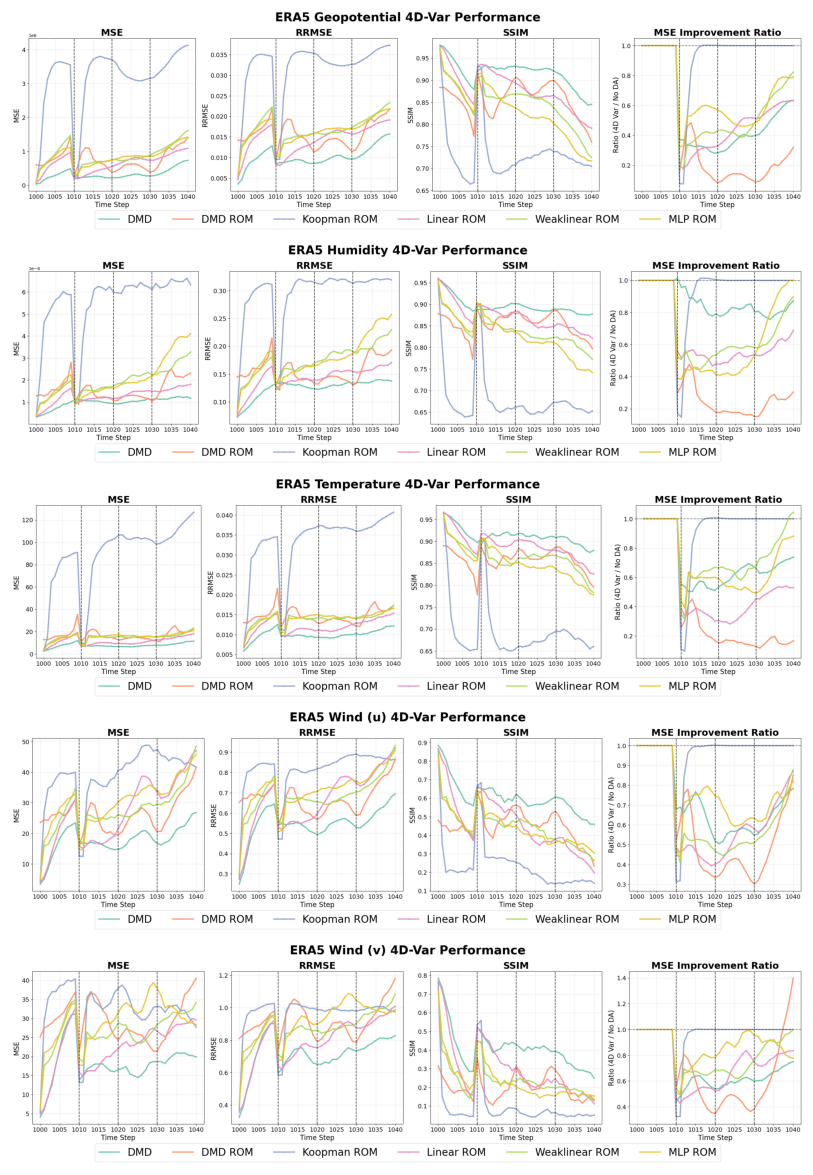

This chart was generated by the following Python code:
import matplotlib.pyplot as plt
import matplotlib.image as mpimg
import numpy as np

fig_save_path = '../../results/Comparison/figures/'

# 读取图片
img1 = mpimg.imread('../../results/Comparison/figures/era5_Geopotential_4dvar_comparison.png')
img2 = mpimg.imread('../../results/Comparison/figures/era5_Humidity_4dvar_comparison.png')
img3 = mpimg.imread('../../results/Comparison/figures/era5_Temperature_4dvar_comparison.png')
img4 = mpimg.imread('../../results/Comparison/figures/era5_U_wind_4dvar_comparison.png')
img5 = mpimg.imread('../../results/Comparison/figures/era5_V_wind_4dvar_comparison.png')

# 定义一个裁剪函数，默认裁掉底部 20%
def crop_bottom(img, ratio=0.2):
    h = img.shape[0]
    crop_h = int(h * (1 - ratio))
    return img[:crop_h, :, :]

crop = 0.0

# 对前四张图裁剪
img1_cropped = crop_bottom(img1, crop)
img2_cropped = crop_bottom(img2, crop)
img3_cropped = crop_bottom(img3, crop)
img4_cropped = crop_bottom(img4, crop)

# 不裁剪最后一张
img5_cropped = img5  

# 拼图
fig, axes = plt.subplots(5, 1, figsize=(11, 15))

images = [img1_cropped, img2_cropped, img3_cropped, img4_cropped, img5_cropped]

for ax, img in zip(axes, images):
    ax.imshow(img)
    ax.axis('off')

plt.subplots_adjust(wspace=0.05, hspace=0.05)

plt.savefig(f'era5_integrate.png', dpi=100, bbox_inches='tight')
plt.close()
